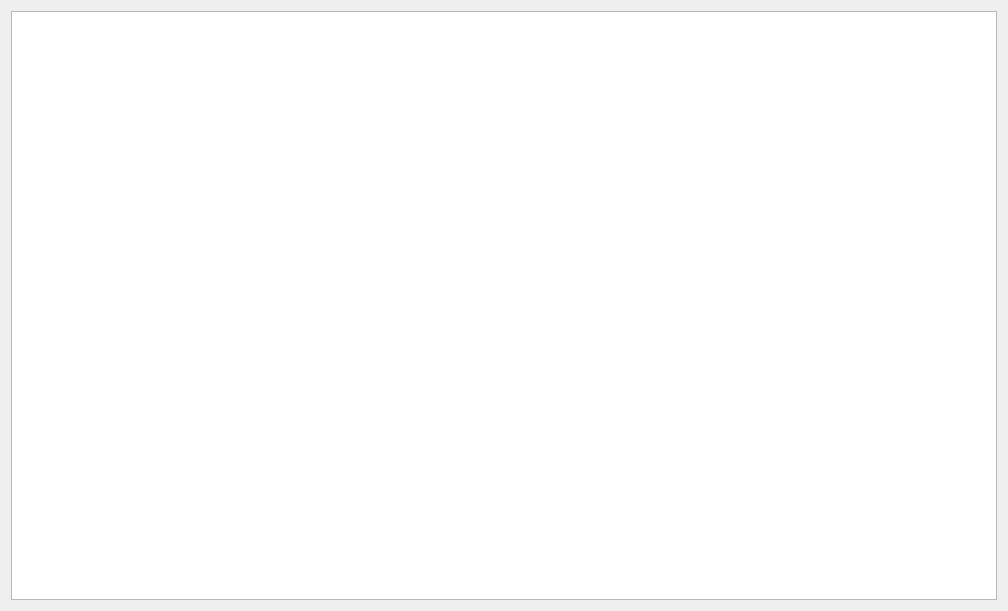
<?xml version="1.0" encoding="UTF-8"?>
<ui version="4.0">
 <class>Dialog</class>
 <widget class="QDialog" name="Dialog">
  <property name="geometry">
   <rect>
    <x>0</x>
    <y>0</y>
    <width>1008</width>
    <height>611</height>
   </rect>
  </property>
  <property name="minimumSize">
   <size>
    <width>500</width>
    <height>600</height>
   </size>
  </property>
  <property name="windowTitle">
   <string>Dialog</string>
  </property>
  <layout class="QHBoxLayout" name="horizontalLayout">
   <item>
    <widget class="OffsetTable" name="offset_table">
     <property name="displayColumns" stdset="0">
      <string>XYZR</string>
     </property>
    </widget>
   </item>
  </layout>
 </widget>
 <customwidgets>
  <customwidget>
   <class>OffsetTable</class>
   <extends>QTableView</extends>
   <header>qtpyvcp.widgets.input_widgets.offset_table</header>
  </customwidget>
 </customwidgets>
 <resources/>
 <connections/>
</ui>
